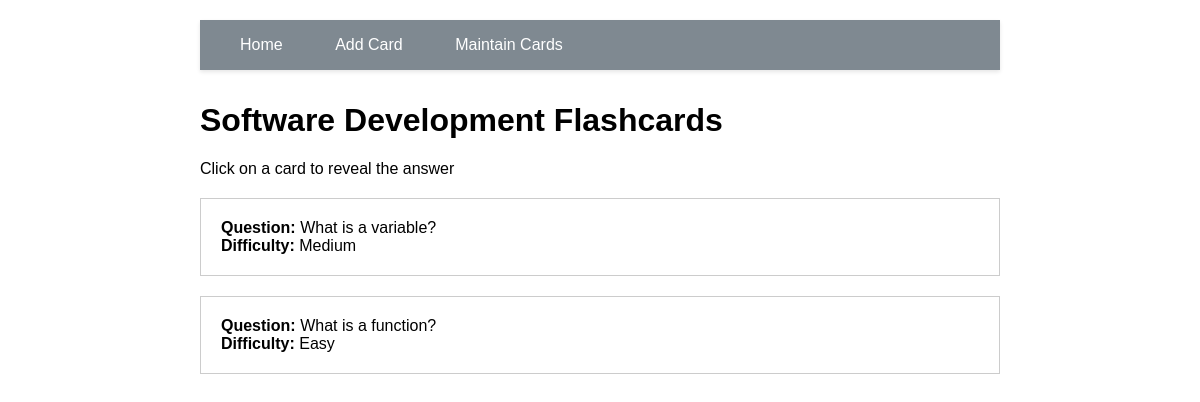
Page /cards/Software Development on the committed database.
### tables this page shows
CREATE TABLE flashcards (
            id INTEGER PRIMARY KEY AUTOINCREMENT,
            topic TEXT NOT NULL,
            question TEXT NOT NULL,
            answer TEXT NOT NULL,
            difficulty TEXT NOT NULL
        );

### app.py (the view)
@app.route('/cards/<topic>')
def cards(topic):
    conn = get_db_connection()
    flashcards = conn.execute('SELECT * FROM flashcards WHERE topic = ?',
                            (topic,)).fetchall()
    conn.close()
    return render_template('cards.html', cards=flashcards, topic=topic)

### app.py (called while the page is built)
def get_db_connection():
    conn = sqlite3.connect('flashcards.db')
    conn.row_factory = sqlite3.Row
    return conn

### templates/cards.html (shortened to what this page needs)
{% extends 'base.html' %}
{% block content %}
<h1>{{ topic }} Flashcards</h1>
<p>Click on a card to reveal the answer</p>
{% for card in cards %}
<div class="flashcard">
    <div class="question">
        <strong>Question:</strong> {{ card['question'] }}
    </div>
    <div class="difficulty">
        <strong>Difficulty:</strong> {{ card['difficulty'] }}
    </div>
</div>
{% endfor %}
{% endblock %}

### static/style.css (style rules this page uses)
body { font-family: Arial; max-width: 800px; margin: 0 auto; padding: 20px; }
.flashcard { border: 1px solid #ccc; padding: 20px; margin: 20px 0; cursor: pointer; }

### rows in the picture
flashcards: question "What is a variable?", difficulty "Medium"
flashcards: question "What is a function?", difficulty "Easy"

### other values in the picture
{{ topic }} "Software Development"
